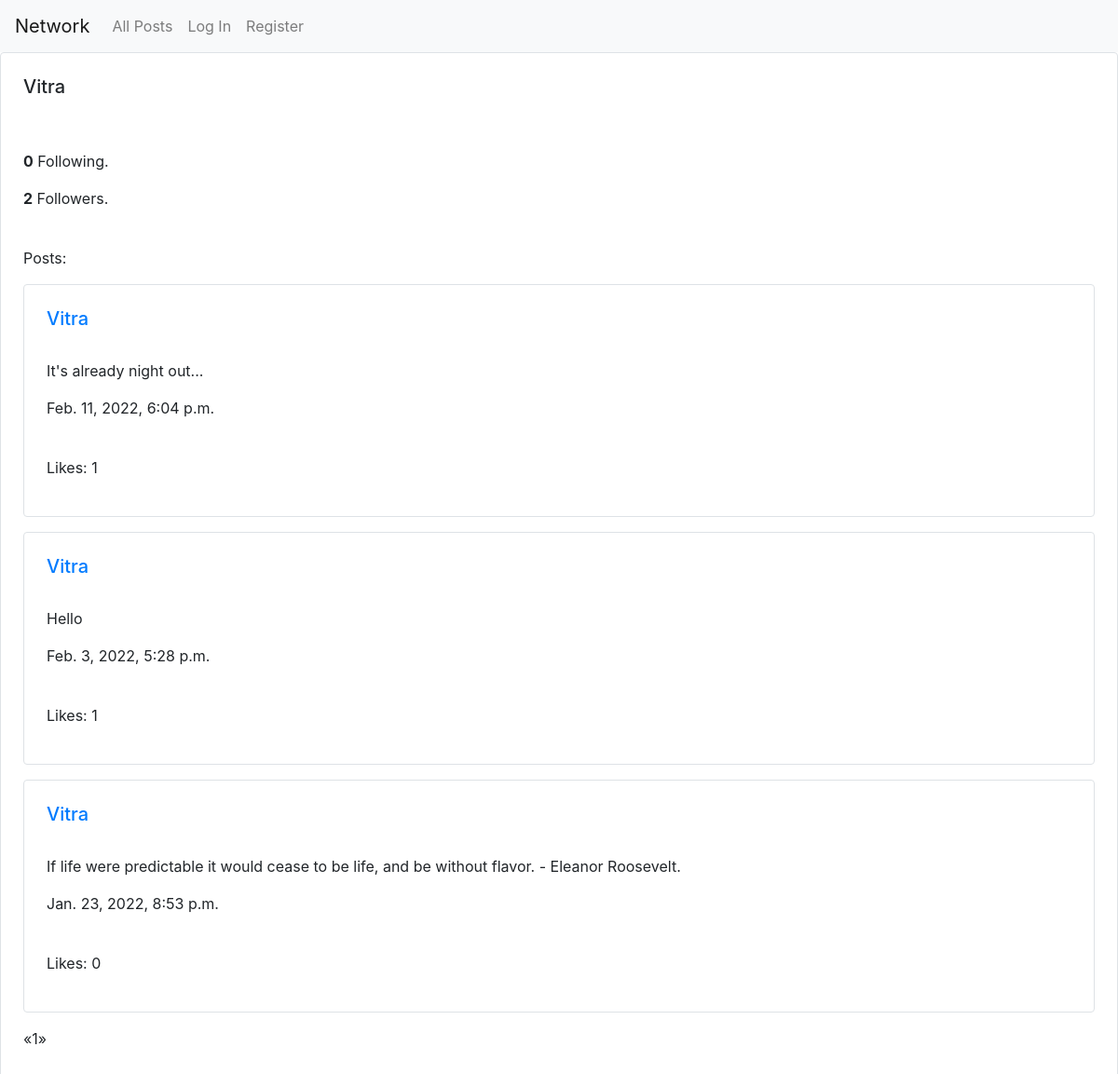
The app's page /profile/vitra with its own data.
### network/models.py (models this page shows, shortened)
class User(AbstractUser):
    pass

class Post(models.Model):
    posted_by = models.ForeignKey(User, on_delete=models.CASCADE) # user who posted the post
    content = models.TextField()
    posted_at = models.DateTimeField(auto_now_add=True) # date and time at which the post was made
    likes = models.ManyToManyField(User, related_name="post_likes")

### network/views.py (the view)
# urls.py: path("profile/<str:username>", views.profile_view, name="profile"),
def profile_view(request, username):
    profile_username = username
    profile_user = User.objects.all().filter(username=profile_username)[0]
    profile_posts = Post.objects.all().filter(posted_by=profile_user).order_by('-posted_at')
    page = request.GET.get('page', 1)
    paginator = Paginator(profile_posts, 10) # show 10 posts per page
    try:
        posts = paginator.page(page)
    except PageNotAnInteger:
        posts = paginator.page(1)
    except EmptyPage:
        posts = paginator.page(paginator.num_pages)
    followers = FollowersCount.objects.all().filter(profile=profile_user)
    followers_count = followers.count()
    print(followers)
    user = request.user
    following = FollowingCount.objects.all().filter(following=profile_user)
    print("accounts followed by: ", profile_user)
    following_count = following.count()
    print(following_count)
    following_auth_user = FollowingCount.objects.all().filter(following=user)
    following_auth_user_count = following_auth_user.count()
    if followers.filter(follower=user).exists():
        print("authenticated user already follows the profile")
        alreadyFollows = True # display unfollow button
        context = {
            'profile_username': profile_username,
            'profile_user': profile_user,
            'profile_posts': profile_posts,
            'followers_count': followers_count,
            'following_count': following_count,
            'following_auth_user_count': following_auth_user_count,
            'alreadyFollows': alreadyFollows,
            'posts': posts,
            'user': user
        }
        return render(request, "network/profile.html", context)
    else:
        alreadyFollows = False  # display follow button
        context = {
            'profile_username': profile_username,
            'profile_user': profile_user,
            'profile_posts': profile_posts,
            'followers_count': followers_count,
            'following_count': following_count,
            'following_auth_user_count': following_auth_user_count,
            'alreadyFollows': alreadyFollows,
            'posts': posts,
            'user': user
        }
        return render(request, "network/profile.html", context)

### network/models.py (called while the page is built)
    def __str__(self):
        return f'{self.profile} is followed by {self.follower}'

### network/templates/network/profile.html (shortened to what this page needs)
{% extends "network/layout.html" %}
{% load static %}
{% block body %}
<div id="post-view" class="form-group border rounded p-4">
    <div class="post-group">
        <h5>{{ profile_username|capfirst }}</h5>
    </div>
    {% if user.is_authenticated %}
        {% if user.username != profile_username %}
            {% if alreadyFollows == True %}
            <a href="{% url 'unfollow' profile_username %}">
                <button type="button" class="btn btn-secondary">Unfollow</button>
            </a>
            {% endif %}
            {% if alreadyFollows == False %}
            <a href="{% url 'follow' profile_username %}">
                <button type="button" class="btn btn-dark">Follow</button>
            </a>
            {% endif %}
            <p><b>{{ following_count }}</b> Following.</p>
            {% if followers_count != 1 %}
            <p><b>{{ followers_count }}</b> Followers.</p>
            {% else %}
            <p><b>{{ followers_count }}</b> Follower.</p>
            {% endif %}
            <br>
        {% endif %}
        {% if user.username == profile_username %}
        <p><b>{{ following_auth_user_count }}</b> Following.</p>
            {% if followers_count != 1 %}
                <p><b>{{ followers_count }}</b> Followers.</p>
            {% else %}
                <p><b>{{ followers_count }}</b> Follower.</p>
            {% endif %}
        <br>
        {% endif %}
    {% else %}
    <br>
    <br>
    <p><b>{{ following_count }}</b> Following.</p>
    {% if followers_count != 1 %}
        <p><b>{{ followers_count }}</b> Followers.</p>
    {% else %}
        <p><b>{{ followers_count }}</b> Follower.</p>
    {% endif %}
    <br>
    {% endif %}
    {% if posts %}
    <p>Posts:</p>
    {% for post in posts %}
    <div id="post-view-{{ post.id }}" class="form-group border rounded p-4">
      <div id=post-{{ post.id }}>
        <div class="post-group-{{ post.id }}">
            <a href="{% url 'profile' post.posted_by %}"><h5>{{ post.posted_by|capfirst }}</h5></a>
          <br>
          <div id="content-group-{{ post.id }}">
            <p id="post-content-{{ post.id }}">{{ post.content}}</p>
            <p id="post-posted_at-{{ post.id }}">{{ post.posted_at}}</p>
          </div>
          <br>
        <div id="like-count-{{ post.id }}">
          <p>Likes: {{ post.likes.count }}</p>
        </div>
        </div>
      </div>
    </div>
    {% endfor %}
    <ul class="pagination">
        {% if posts.has_previous %}
          <li><a href="?page={{ posts.previous_page_number }}">&laquo;</a></li>
        {% else %}
          <li class="disabled"><span>&laquo;</span></li>
        {% endif %}
        {% for i in posts.paginator.page_range %}
          {% if posts.number == i %}
            <li class="active"><span>{{ i }} <span class="sr-only">(current)</span></span></li>
          {% else %}
            <li><a href="?page={{ i }}">{{ i }}</a></li>
          {% endif %}
        {% endfor %}
        {% if posts.has_next %}
          <li><a href="?page={{ posts.next_page_number }}">&raquo;</a></li>
        {% else %}
          <li class="disabled"><span>&raquo;</span></li>
        {% endif %}
      </ul>
    {% endif %}
</div>
{% endblock %}

### records on screen
User: username "Vitra"
Post: posted_by "Vitra", content "It's already night out...", posted_at "Feb. 11, 2022, 6:04 p.m.", likes.count "1"
Post: posted_by "Vitra", content "Hello", posted_at "Feb. 3, 2022, 5:28 p.m.", likes.count "1"
Post: posted_by "Vitra", content "If life were predictable it would cease to be life, and be without flavor. - Eleanor Roosevelt.", posted_at "Jan. 23, 2022, 8:53 p.m.", likes.count "0"

### other values on screen
{{ following_count }} "0"
{{ followers_count }} "2"
{{ i }} "1"
